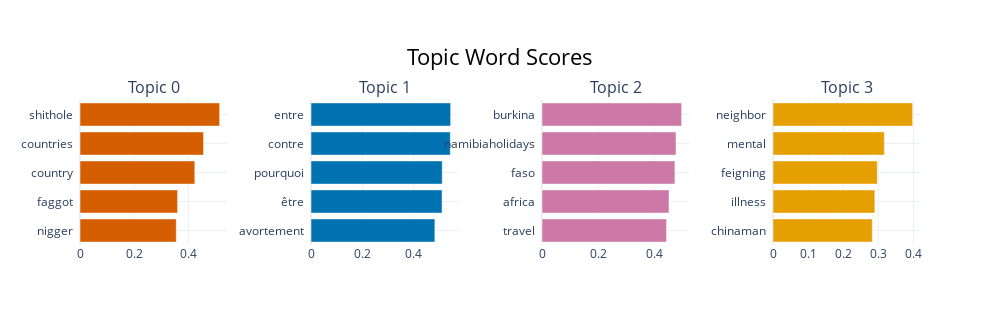

The notebook cell saved with this chart:
### Code cell
topic_model.visualize_barchart()

### Figure 1 — Plotly figure (JSON) as saved in the notebook; plotly's stock layout.template omitted (floating-point values rounded to 4 significant figures)
{"data": [{"marker": {"color": "#D55E00"}, "orientation": "h", "type": "bar", "x": [0.3555, 0.3604, 0.424, 0.4563, 0.5158], "xaxis": "x", "y": ["nigger  ", "faggot  ", "country  ", "countries  ", "shithole  "], "yaxis": "y"}, {"marker": {"color": "#0072B2"}, "orientation": "h", "type": "bar", "x": [0.4823, 0.5104, 0.5109, 0.5422, 0.5437], "xaxis": "x2", "y": ["avortement  ", "être  ", "pourquoi  ", "contre  ", "entre  "], "yaxis": "y2"}, {"marker": {"color": "#CC79A7"}, "orientation": "h", "type": "bar", "x": [0.4443, 0.453, 0.4742, 0.478, 0.4981], "xaxis": "x3", "y": ["travel  ", "africa  ", "faso  ", "namibiaholidays  ", "burkina  "], "yaxis": "y3"}, {"marker": {"color": "#E69F00"}, "orientation": "h", "type": "bar", "x": [0.2829, 0.2901, 0.297, 0.3172, 0.3977], "xaxis": "x4", "y": ["chinaman  ", "illness  ", "feigning  ", "mental  ", "neighbor  "], "yaxis": "y4"}], "layout": {"annotations": [{"font": {"size": 16}, "showarrow": false, "text": "Topic 0", "x": 0.0875, "xanchor": "center", "xref": "paper", "y": 1, "yanchor": "bottom", "yref": "paper"}, {"font": {"size": 16}, "showarrow": false, "text": "Topic 1", "x": 0.3625, "xanchor": "center", "xref": "paper", "y": 1, "yanchor": "bottom", "yref": "paper"}, {"font": {"size": 16}, "showarrow": false, "text": "Topic 2", "x": 0.6375, "xanchor": "center", "xref": "paper", "y": 1, "yanchor": "bottom", "yref": "paper"}, {"font": {"size": 16}, "showarrow": false, "text": "Topic 3", "x": 0.9125, "xanchor": "center", "xref": "paper", "y": 1, "yanchor": "bottom", "yref": "paper"}], "height": 325, "hoverlabel": {"bgcolor": "white", "font": {"family": "Rockwell", "size": 16}}, "showlegend": false, "title": {"font": {"color": "Black", "size": 22}, "text": "Topic Word Scores", "x": 0.5, "xanchor": "center", "yanchor": "top"}, "width": 1000, "xaxis": {"anchor": "y", "domain": [0, 0.175], "showgrid": true}, "xaxis2": {"anchor": "y2", "domain": [0.275, 0.45], "showgrid": true}, "xaxis3": {"anchor": "y3", "domain": [0.55, 0.725], "showgrid": true}, "xaxis4": {"anchor": "y4", "domain": [0.825, 1], "showgrid": true}, "yaxis": {"anchor": "x", "domain": [0, 1], "showgrid": true}, "yaxis2": {"anchor": "x2", "domain": [0, 1], "showgrid": true}, "yaxis3": {"anchor": "x3", "domain": [0, 1], "showgrid": true}, "yaxis4": {"anchor": "x4", "domain": [0, 1], "showgrid": true}}}
